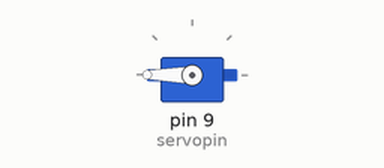
Simulated run of this sketch. Board: Arduino Uno, built with avr-gcc and run on an emulated ATmega328P. On the bench: servo.

Above: at 0.05 s.
Timing chart, 0 to 4.6 s (numbered marks = the images above):
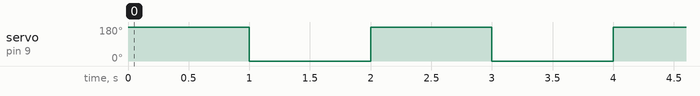

The sketch:

rotating_motor_with_ultrasonic.ino
```cpp
# include <Servo.h>

Servo myservo;
const int servopin = 9;

void setup(){
  myservo.attach(servopin);
}

void loop(){
  myservo.write(180);
  delay(1000);
  myservo.write(0);
  delay(1000);
}
```

Measured:
- by itself, servo on pin 9 (servopin): alternates 180° for 1.0 s and 0° for 1.0 s
